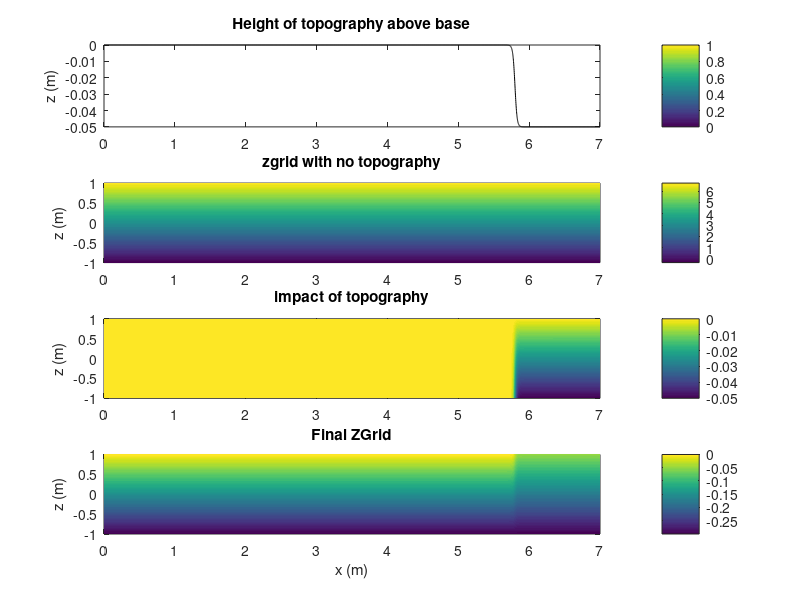
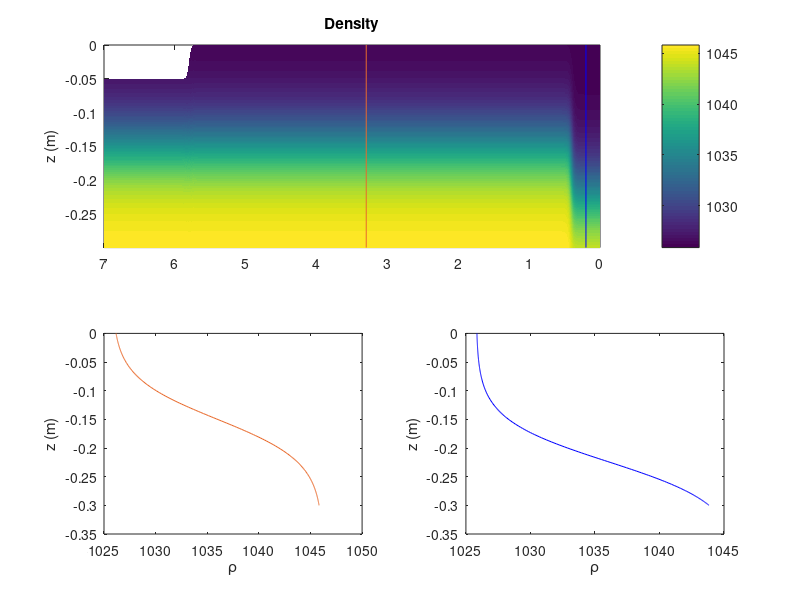
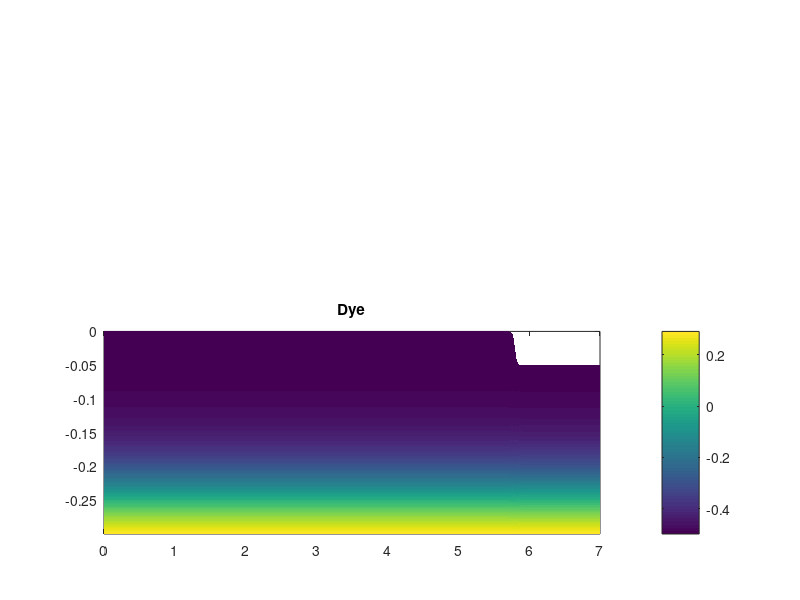

MATLAB code to generate these figures, in order:

%INITIAL_CONDITION_MAKER - sets up grids etc as in SPINS, based on input like spins.conf
% outputs a figure equivalent to running the first frame of SPINS
%
% Other m-files required: none
% Subfunctions: none
% MAT-files required: none
%
% See also: 
% Author: Sam Hartharn-Evans
% School of Mathematics, Statistics and Physics, Newcastle University
% email address: s.hartharn-evans2@newcastle.ac.uk
% GitHub: https://github.com/HartharnSam
% June-2020; Last revision: 26-Nov-2020
% MATLAB Version: 9.9.0.1467703 (R2020b)

%---------------------------------------------------
%% BEGIN CODE %%
%---------------------------------------------------
clc; clearvars; close all;
%% Parameters to set to match spins.conf file
% Grid parameters
Lx = 7.0;
Ly = 0.1;
Lz = 0.3;
Nx = 4096;
Ny = 1;
Nz = 256;
min_x=  0;
min_y = 0;
min_z = -.3;

% Physical Parameters
g = 9.81;
rot_f = 0.0e-3;
rho_0 = 1026.0;
visco = 1e-6;
kappa_rho = 1e-7;

% Problem Parameters
delta_rho = (1046-rho_0)/rho_0;
pyc_loc = -0.15;
h_halfwidth = 0.075;
pyc_adj_loc = -0.2237;
h_adj_halfwidth = h_halfwidth;
delta_x = 0.04;
L_adj = 0.4;

% Topography Parameters
hill_height = 0.3;
hill_slope = 0.4;
hill_trans = 0.01;
hill_end_dist = -0.0;

%% Set up grid (don't change this bit)

x = min_x:Lx/(Nx-1):Lx;
y = min_y:Ly/(Ny-1):Ly;
z = 0:Lz/(Nz-1):(Lz);
[xx, yy, ~] = meshgrid(x, y, z);

xx = squeeze(xx);

ii = repmat(0:Nz-1, Nx,1);
kk = repmat(0:Nx-1, 1, Nz);

% set up Chebyshev in vertical
zz = -cos(ii.*pi./(Nz-1));

%% Set up topography and zg (z grid) based on problem topography parameters and equations in .cpp code
hill_length = hill_height/hill_slope;

a1 = Lx-hill_length-hill_end_dist;
d = hill_trans;
a2 = Lx-hill_end_dist;
R_s = 3; amp = .01; frq = 3; 

% Jacks rough slope
t1 = .5*(xx-a1+(d*log(2*cosh((xx-a1)/d))));
t2 = -0.5*(xx-a2 +(d*log(2*cosh((xx-a2)/d))));
exp_decay_fun = exp(-R_s*(-(xx - ((2*Lx - hill_length)/2))/.5).^2);
rough_function = amp*sin(frq*pi*(xx));

topo = hill_slope* (t1 - t2) +...
    rough_function.*exp_decay_fun;
zg = min_z + 0.5*Lz*(1+zz) + 0.5*(1-zz).*topo;

% Smooth Slope
%topo = hill_slope/2 *(hill_length + d*(log(2*cosh((xx - a1)/d)) - log(2*cosh((xx-a2)/d))));
zg = min_z + 0.5*Lz*(1+zz) + 0.5*(1-zz).*topo;

% Ice covered waters
ice_thickness = .05; ice_length = 1.2; ice_trans = .03;
topo = -(ice_thickness/2 + (ice_thickness*0.5*tanh((xx - (Lx-ice_length))/ice_trans)));
zg = min_z + 0.5*Lz*(1+zz) + 0.5*(1+zz).*topo;

%% Plot these things upfigure
% Note Units/absolute numbers aren't relevant, just how they change within
% a plot is useful
figure
subplot(4, 1, 1)
plot(x, topo(:, 1), 'k-');
ylabel('z (m)');
title('Height of topography above base')
colorbar
set(gca, 'xlim', [min_x Lx]);

subplot(4, 1, 2)
pcolor(squeeze(xx), squeeze(zz), squeeze(min_z + 0.5*Lx*(1+zz))); shading flat; colorbar
ylabel('z (m)');
title('zgrid with no topography')

subplot(4, 1, 3)
pcolor(squeeze(xx), squeeze(zz), squeeze(0.5*(1-zz).*topo)); shading flat; colorbar
title('impact of topography')
ylabel('z (m)');

subplot(4, 1, 4); 
pcolor(squeeze(xx), squeeze(zz), squeeze(zg)); shading flat; colorbar
title('Final ZGrid');
xlabel('x (m)');
ylabel('z (m)');

%% Identify behind gate and flat bed profile locations
% Behind gate profile
inds_gate = find(xx(:, 1)<L_adj);
line_1 = inds_gate(round(length(inds_gate)/2));

% Flat bed profile
inds_free_wave = find(xx(:, 1)>L_adj*1.15 & xx(:, 1)<(Lx - ...
    (hill_height/hill_slope)*1.15));
line_2 = inds_free_wave(round(length(inds_free_wave)/2));

%% Calculate density profile (based on problem parameters and .cpp equations)

rho =  -0.5 * delta_rho * tanh((zg-pyc_loc)/h_halfwidth); % Without the gate

rho = rho.*0.5.*(1.0+tanh((xx-L_adj)/delta_x)); % Clears the region behind the gate
rho = rho + 0.5*(1.0-tanh((xx-L_adj)/delta_x))...
    .*(-0.5*delta_rho*tanh((zg-pyc_adj_loc)/h_adj_halfwidth)); % Adds in density around the gate

% Conversion to real units
rho = rho_0.*(1 + delta_rho/2 + rho.*(delta_rho.*(1+delta_rho) + 1));

%% Plot densities
figure(2)
subplot(2, 2, [1 2])

pcolor(xx,zg,rho),shading flat
title('Density')
%contourf(x,z,rho),shading flat % This is better for printed figures
ylabel('z (m)')
colorbar
set(gca, 'XDir', 'reverse')
hold on
plot([xx(line_1, 1) xx(line_1, 1)], [-0.3 0], '-b');
plot([xx(line_2, 1) xx(line_2, 2)], [-0.3 0], '-', 'Color', [ 0.9100 0.4100 0.1700]);

%% Plot Gate Water Column
subplot(2, 2, 4)
plot(rho(line_1, :), zg(line_1, :), '-b')
xlabel('\rho')
ylabel('z (m)')
set(gca, 'XDir', 'normal')
%% Plot Main Water Column
subplot(2, 2, 3)

plot(rho(line_2, :), zg(line_2, :), '-', 'Color', [ 0.9100 0.4100 0.1700]);
xlabel('\rho')
ylabel('z (m)')
set(gca, 'XDir', 'normal')

%% Tracer
% figure
% subplot(2, 2, [1 2])
% 
% pcolor(xx,zg,rho),shading flat
% title('Density')
% %contourf(x,z,rho),shading flat % This is better for printed figures
% ylabel('z (m)')
% colorbar
% set(gca, 'XDir', 'reverse')
% 
% 
% Set up dye strong at bottom
dye_thickness = .05; 
dye_halfwidth = .01;
dye = -.5 * tanh((zg-(min_z + dye_thickness))/h_halfwidth);

% 
% 
figure
subplot(2, 2, [3 4])
pcolor(xx, zg, dye), shading flat;
colorbar
title('Dye')


